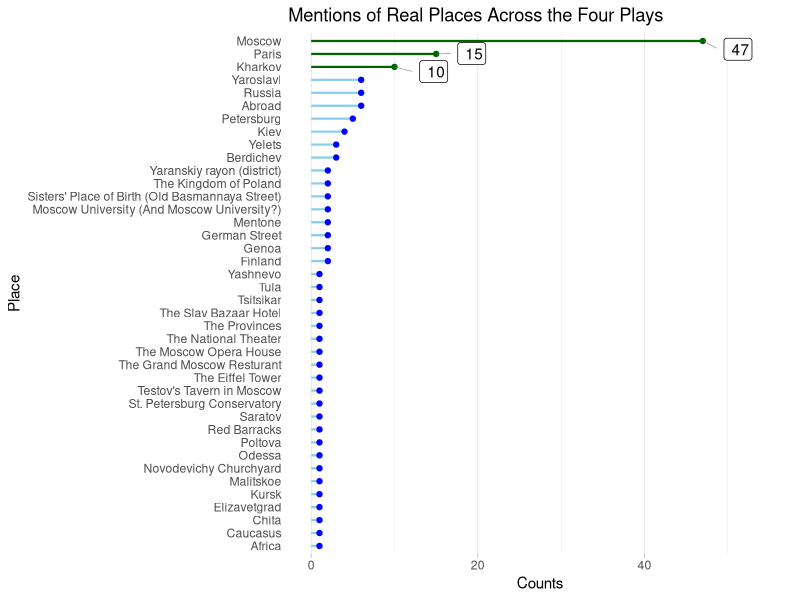
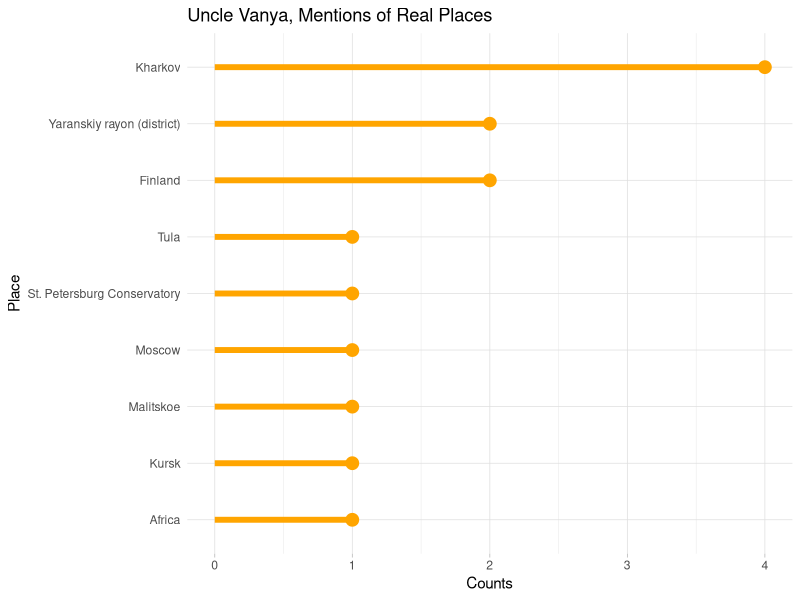
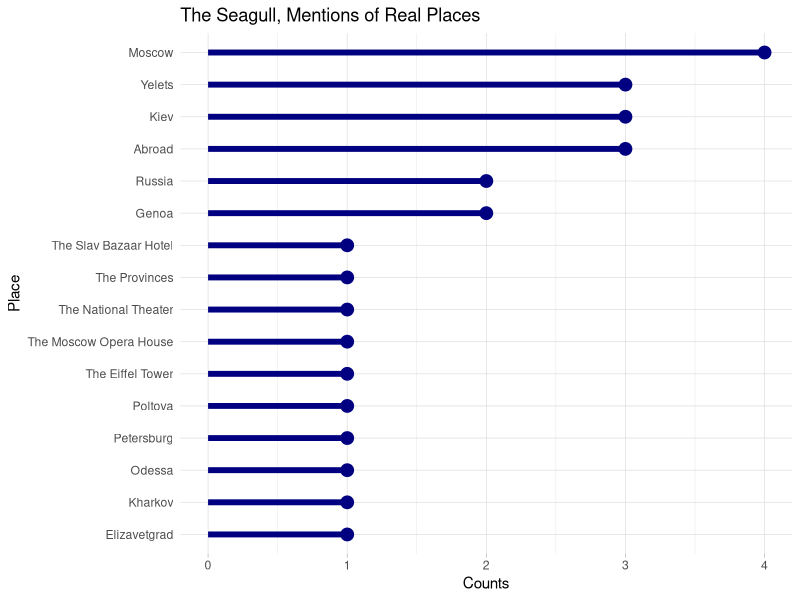
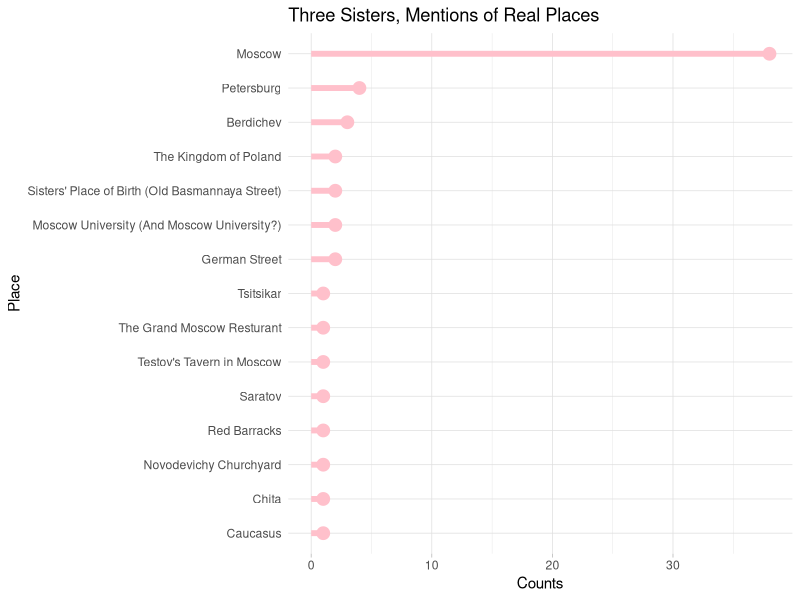
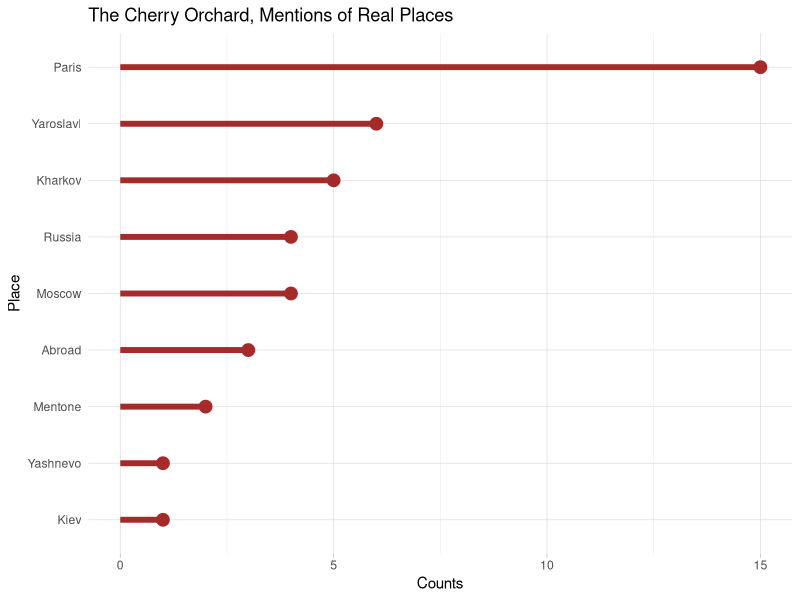

Here is the R script that generated these plots, in order:
## ---- chunk 1
knitr::opts_chunk$set(echo = FALSE, error = FALSE, message = FALSE, warning = FALSE)

# Load libraries
library(tidyverse)
library(ggplot2)
library(readr)
library(stringr)
library(scales)
library(knitr)
library(kableExtra)
library(ggrepel)
## ---- chunk 2

# Load data

counts_real <- read_csv("counts_real_places.csv") %>%
  mutate(period = case_when(
    act == "Act I" ~ 1,
    act == "Act II" ~ 2,
    act == "Act III" ~ 3,
    act == "Act IV" ~ 4
  ))

## ---- chunk 3

# Summarize data across the four plays

counts_total <- counts_real %>%
  group_by(object) %>%
  summarise(total = sum(mentions)) %>%
  ungroup() 

# Reorder

counts_total <-counts_total[order(counts_total$total), ] 
counts_total$object <- factor(counts_total$object, levels = counts_total$object)

# Graph

counts_total %>%
  ggplot(aes(x = reorder(object, -total), y = total, label = total)) +
  geom_segment(aes(x = object, 
                   xend = object,
                   y = 0,
                   yend = total),
                   color = ifelse(counts_total$object %in% 
                                c("Moscow","Kharkov", "Paris"), "darkgreen", "skyblue"),
                   size = .75) +
  geom_point(color = ifelse(counts_total$object %in% 
                              c("Moscow","Kharkov", "Paris"), "darkgreen", "blue")) + 
  geom_label_repel(data = subset(counts_total, total > 9),
                   segment.size  = 0.2,
                   segment.color = "grey50",
                   nudge_y       = 5,
                  # direction     = "x",
                   hjust = 1) + 
  labs(title = "Mentions of Real Places Across the Four Plays") + 
  xlab("Place") +
  ylab("Counts") +
  theme_light() +
  ylim(0,55) +
  coord_flip() +
  theme(
    panel.grid.major.y = element_blank(),
    panel.border = element_blank(),
    axis.ticks.y = element_blank()) 

## ---- chunk 4
#Uncle Vanya 

counts_real_vanya<- counts_real %>%
  filter(play == "Uncle Vanya") %>%
  group_by(object) %>%
  summarize(total = sum(mentions)) %>%
  ungroup()

# Reorder

counts_real_vanya <-counts_real_vanya[order(counts_real_vanya$total), ] 
counts_real_vanya$object <- factor(counts_real_vanya$object, levels = counts_real_vanya$object)

counts_real_vanya %>%
  ggplot(aes(x = reorder(object, -total), y = total)) + 
  geom_segment(aes(x = object, 
                   xend = object,
                   y = 0,
                   yend = total),
               color = "orange",
               size = 2) +
  geom_point(color = "orange", size = 4) + 
  xlab("Place") +
  ylab("Counts") + 
  labs(title = "Uncle Vanya, Mentions of Real Places") +
  ylim(0,4) +
  theme_light() +
  coord_flip() + 
  theme(
    panel.grid.minor.y = element_blank(),
    panel.border = element_blank(),
    axis.ticks.y = element_blank())
  

## ---- chunk 5

#Seagull

counts_real_gull<- counts_real %>%
  filter(play == "The Seagull") %>%
  group_by(object) %>%
  summarize(total = sum(mentions)) %>%
  ungroup()

# Reorder

counts_real_gull <-counts_real_gull[order(counts_real_gull$total), ] 
counts_real_gull$object <- factor(counts_real_gull$object, levels = counts_real_gull$object)

counts_real_gull %>%
  ggplot(aes(x = reorder(object, -total), y = total)) + 
  geom_segment(aes(x = object, 
                   xend = object,
                   y = 0,
                   yend = total),
               color = "navy",
               size = 2) +
  geom_point(color = "navy", size = 4) + 
  xlab("Place") +
  ylab("Counts") + 
  labs(title = "The Seagull, Mentions of Real Places") +
  #ylim(0,4) +
  theme_light() +
  coord_flip() + 
  theme(
    panel.grid.minor.y = element_blank(),
    panel.border = element_blank(),
    axis.ticks.y = element_blank())

## ---- chunk 6

#Sisters

counts_real_sis<- counts_real %>%
  filter(play == "Three Sisters") %>%
  group_by(object) %>%
  summarize(total = sum(mentions)) %>%
  ungroup()

# Reorder

counts_real_sis <-counts_real_sis[order(counts_real_sis$total), ] 
counts_real_sis$object <- factor(counts_real_sis$object, levels = counts_real_sis$object)

counts_real_sis %>%
  ggplot(aes(x = reorder(object, -total), y = total)) + 
  geom_segment(aes(x = object, 
                   xend = object,
                   y = 0,
                   yend = total),
               color = "pink",
               size = 2) +
  geom_point(color = "pink", size = 4) + 
  xlab("Place") +
  ylab("Counts") + 
  labs(title = "Three Sisters, Mentions of Real Places") +
  #ylim(0,4) +
  theme_light() +
  coord_flip() + 
  theme(
    panel.grid.minor.y = element_blank(),
    panel.border = element_blank(),
    axis.ticks.y = element_blank())

## ---- chunk 7

#Cherry Orchard

counts_real_co<- counts_real %>%
  filter(play == "The Cherry Orchard") %>%
  group_by(object) %>%
  summarize(total = sum(mentions)) %>%
  ungroup()

# Reorder

counts_real_co <-counts_real_co[order(counts_real_co$total), ] 
counts_real_co$object <- factor(counts_real_co$object, levels = counts_real_co$object)

counts_real_co %>%
  ggplot(aes(x = reorder(object, -total), y = total)) + 
  geom_segment(aes(x = object, 
                   xend = object,
                   y = 0,
                   yend = total),
               color = "brown",
               size = 2) +
  geom_point(color = "brown", size = 4) + 
  xlab("Place") +
  ylab("Counts") + 
  labs(title = "The Cherry Orchard, Mentions of Real Places") +
  #ylim(0,4) +
  theme_light() +
  coord_flip() + 
  theme(
    panel.grid.minor.y = element_blank(),
    panel.border = element_blank(),
    axis.ticks.y = element_blank())

## ---- chunk 8

crv<- counts_real %>%
  filter(play == "Uncle Vanya") %>%
  select(-period, -play) %>%
  spread(act, mentions) 

crv[is.na(crv)] <- 0

crv %>%  
kable(col.names = 
          c("Place", "Act I", "Act II", "Act III", "Act IV"),
        caption = "Place Mentions by Act, Uncle Vanya") %>%
  kable_styling(bootstrap_options = "striped")
  
